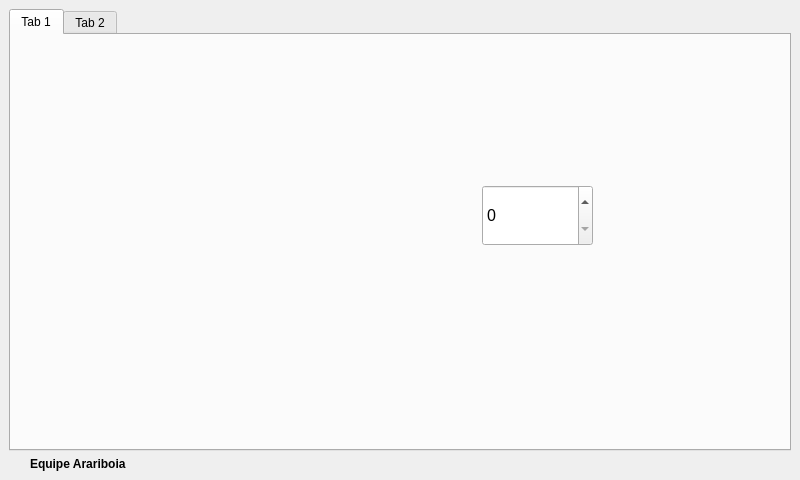
<?xml version="1.0" encoding="UTF-8"?>
<ui version="4.0">
 <class>MainWindow</class>
 <widget class="QMainWindow" name="MainWindow">
  <property name="geometry">
   <rect>
    <x>0</x>
    <y>0</y>
    <width>800</width>
    <height>480</height>
   </rect>
  </property>
  <property name="windowTitle">
   <string>MainWindow</string>
  </property>
  <property name="styleSheet">
   <string notr="true"/>
  </property>
  <widget class="QWidget" name="centralwidget">
   <layout class="QVBoxLayout" name="verticalLayout" stretch="0,0">
    <item>
     <widget class="QTabWidget" name="tabWidget">
      <property name="styleSheet">
       <string notr="true">
</string>
      </property>
      <property name="currentIndex">
       <number>0</number>
      </property>
      <widget class="QWidget" name="tab">
       <attribute name="title">
        <string>Tab 1</string>
       </attribute>
       <widget class="BatteryLevelWidget" name="widget" native="true">
        <property name="geometry">
         <rect>
          <x>100</x>
          <y>20</y>
          <width>120</width>
          <height>371</height>
         </rect>
        </property>
       </widget>
       <widget class="QSpinBox" name="spinBox">
        <property name="geometry">
         <rect>
          <x>471</x>
          <y>150</y>
          <width>111</width>
          <height>61</height>
         </rect>
        </property>
        <property name="font">
         <font>
          <pointsize>12</pointsize>
         </font>
        </property>
        <property name="singleStep">
         <number>10</number>
        </property>
       </widget>
      </widget>
      <widget class="QWidget" name="tab_2">
       <attribute name="title">
        <string>Tab 2</string>
       </attribute>
      </widget>
     </widget>
    </item>
    <item>
     <layout class="QHBoxLayout" name="horizontalLayout" stretch="0,0">
      <item>
       <widget class="QLabel" name="label_2">
        <property name="sizePolicy">
         <sizepolicy hsizetype="Minimum" vsizetype="Minimum">
          <horstretch>0</horstretch>
          <verstretch>0</verstretch>
         </sizepolicy>
        </property>
        <property name="maximumSize">
         <size>
          <width>15</width>
          <height>15</height>
         </size>
        </property>
        <property name="text">
         <string/>
        </property>
        <property name="pixmap">
         <pixmap resource="Resources.qrc">:/images/arariboiaLogo.jpg</pixmap>
        </property>
        <property name="scaledContents">
         <bool>true</bool>
        </property>
       </widget>
      </item>
      <item>
       <widget class="QLabel" name="label">
        <property name="sizePolicy">
         <sizepolicy hsizetype="Minimum" vsizetype="Minimum">
          <horstretch>0</horstretch>
          <verstretch>0</verstretch>
         </sizepolicy>
        </property>
        <property name="font">
         <font>
          <weight>75</weight>
          <bold>true</bold>
         </font>
        </property>
        <property name="text">
         <string>Equipe Arariboia</string>
        </property>
        <property name="alignment">
         <set>Qt::AlignLeading|Qt::AlignLeft|Qt::AlignVCenter</set>
        </property>
       </widget>
      </item>
     </layout>
    </item>
   </layout>
  </widget>
 </widget>
 <customwidgets>
  <customwidget>
   <class>BatteryLevelWidget</class>
   <extends>QWidget</extends>
   <header>custom_widgets/batterylevelwidget.h</header>
   <container>1</container>
  </customwidget>
 </customwidgets>
 <resources>
  <include location="Resources.qrc"/>
 </resources>
 <connections/>
</ui>
